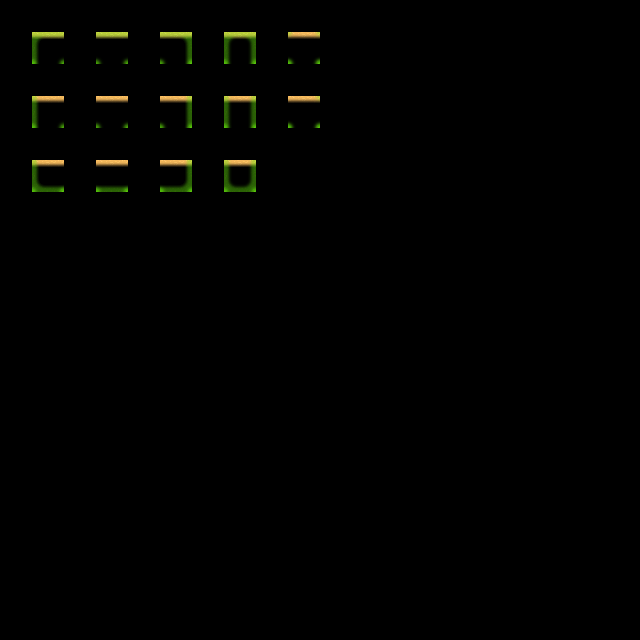

A level layout from a 2D game, rendered from its tile map. Below: a short description, then the map file with tile-grid data replaced by summaries:
An orthogonal 20x20 tile map with 32x32 px tiles, 3 tile layers (regions, input_GroundCorners, output_GroundCorners).

<map version="1.0" orientation="orthogonal" width="20" height="20" tilewidth="32" tileheight="32">
 <tileset firstgid="1" name="tileset" tilewidth="32" tileheight="32">
  <image source="tileset.png" width="256" height="256" />
 </tileset>
 <layer name="regions" width="20" height="20">
  <data>[400 cells, 14 non-empty, 1 distinct tile ids]</data>
 </layer>
 <layer name="input_GroundCorners" width="20" height="20" opacity="0.42">
  <data>[400 cells, 14 non-empty, 14 distinct tile ids]</data>
 </layer>
 <layer name="output_GroundCorners" width="20" height="20" opacity="0.77">
  <data>[400 cells, 14 non-empty, 1 distinct tile ids]</data>
 </layer>
</map>
